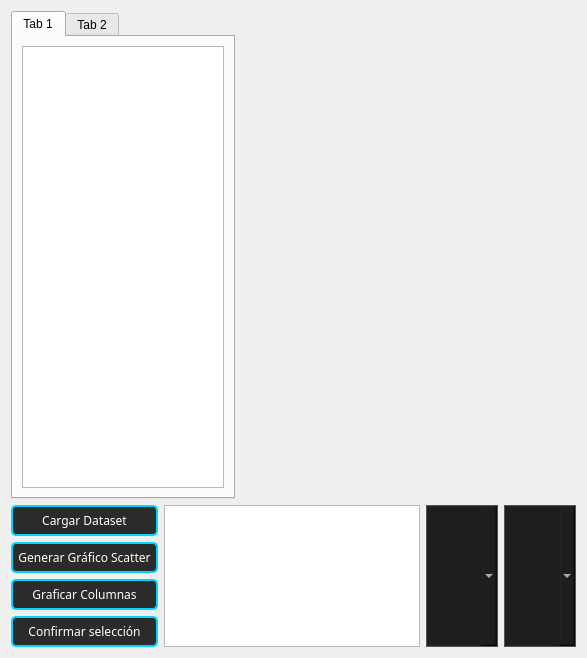
         <widget class="QWidget" name="vent_datos">
          <layout class="QGridLayout" name="gridLayout_6">
           <item row="0" column="0">
            <layout class="QGridLayout" name="gridLayout_5" rowstretch="8,2">
             <item row="0" column="0">
              <layout class="QHBoxLayout" name="horizontalLayout_5" stretch="4,6">
               <item>
                <widget class="QTabWidget" name="tabWidget">
                 <property name="currentIndex">
                  <number>0</number>
                 </property>
                 <widget class="QWidget" name="tab">
                  <attribute name="title">
                   <string>Tab 1</string>
                  </attribute>
                  <layout class="QGridLayout" name="gridLayout_7">
                   <item row="0" column="0">
                    <widget class="QTableWidget" name="tableWidget"/>
                   </item>
                  </layout>
                 </widget>
                 <widget class="QWidget" name="tab_2">
                  <attribute name="title">
                   <string>Tab 2</string>
                  </attribute>
                  <layout class="QGridLayout" name="gridLayout_8" rowstretch="3,7">
                   <item row="0" column="0">
                    <widget class="QTextEdit" name="textEdit">
                     <property name="font">
                      <font>
                       <family>Courier</family>
                      </font>
                     </property>
                     <property name="styleSheet">
                      <string notr="true">background-color: rgb(255, 255, 255);
color: rgb(0, 0, 0);</string>
                     </property>
                     <property name="readOnly">
                      <bool>true</bool>
                     </property>
                    </widget>
                   </item>
                   <item row="1" column="0">
                    <widget class="QTableWidget" name="tableWidget_3"/>
                   </item>
                  </layout>
                 </widget>
                </widget>
               </item>
               <item>
                <widget class="FigureCanvasQTAgg" name="widget_4" native="true"/>
               </item>
              </layout>
             </item>
             <item row="1" column="0">
              <layout class="QHBoxLayout" name="horizontalLayout_4">
               <item>
                <layout class="QVBoxLayout" name="verticalLayout_7">
                 <item>
                  <widget class="QPushButton" name="cargar_dataset">
                   <property name="sizePolicy">
                    <sizepolicy hsizetype="Expanding" vsizetype="Expanding">
                     <horstretch>0</horstretch>
                     <verstretch>0</verstretch>
                    </sizepolicy>
                   </property>
                   <property name="font">
                    <font>
                     <family>BankGothic Md BT</family>
                     <pointsize>9</pointsize>
                    </font>
                   </property>
                   <property name="cursor">
                    <cursorShape>PointingHandCursor</cursorShape>
                   </property>
                   <property name="styleSheet">
                    <string notr="true">/* 1. Estado base (el que ya tienes) */
QPushButton#cargar_dataset {
    background-color: #2b2b2b; 
    border: 2px solid #00d4ff;
    border-radius: 5px;
    color: #ffffff;
    padding: 5px;
}

/* 2. Animación al pasar el mouse (hover) */
QPushButton#cargar_dataset:hover {
    background-color: #00d4ff; /* Se ilumina */
    border: 2px solid #ffffff; /* El borde se vuelve blanco */
}

/* 3. Animación al hacer clic (pressed) */
QPushButton#cargar_dataset:pressed {
    background-color: #008fae; /* Un tono más oscuro */
    color: #000000;            /* Texto cambia a negro para leerse bien */
    border: 2px solid #00d4ff;
}</string>
                   </property>
                   <property name="text">
                    <string>Cargar Dataset</string>
                   </property>
                  </widget>
                 </item>
                 <item>
                  <widget class="QPushButton" name="btn_grafico_scatter">
                   <property name="sizePolicy">
                    <sizepolicy hsizetype="Expanding" vsizetype="Expanding">
                     <horstretch>0</horstretch>
                     <verstretch>0</verstretch>
                    </sizepolicy>
                   </property>
                   <property name="font">
                    <font>
                     <family>BankGothic Md BT</family>
                     <pointsize>9</pointsize>
                    </font>
                   </property>
                   <property name="cursor">
                    <cursorShape>PointingHandCursor</cursorShape>
                   </property>
                   <property name="styleSheet">
                    <string notr="true">/* 1. Estado base (el que ya tienes) */
QPushButton#btn_grafico_scatter {
    background-color: #2b2b2b; 
    border: 2px solid #00d4ff;
    border-radius: 5px;
    color: #ffffff;
    padding: 5px;
}

/* 2. Animación al pasar el mouse (hover) */
QPushButton#btn_grafico_scatter:hover {
    background-color: #00d4ff; /* Se ilumina */
    border: 2px solid #ffffff; /* El borde se vuelve blanco */
}

/* 3. Animación al hacer clic (pressed) */
QPushButton#btn_grafico_scatter:pressed {
    background-color: #008fae; /* Un tono más oscuro */
    color: #000000;            /* Texto cambia a negro para leerse bien */
    border: 2px solid #00d4ff;
}</string>
                   </property>
                   <property name="text">
                    <string>Generar Gráfico Scatter</string>
                   </property>
                  </widget>
                 </item>
                 <item>
                  <widget class="QPushButton" name="btn_graficar_columnas">
                   <property name="sizePolicy">
                    <sizepolicy hsizetype="Expanding" vsizetype="Expanding">
                     <horstretch>0</horstretch>
                     <verstretch>0</verstretch>
                    </sizepolicy>
                   </property>
                   <property name="font">
                    <font>
                     <family>BankGothic Md BT</family>
                    </font>
                   </property>
                   <property name="cursor">
                    <cursorShape>PointingHandCursor</cursorShape>
                   </property>
                   <property name="styleSheet">
                    <string notr="true">/* 1. Estado base (el que ya tienes) */
QPushButton#btn_graficar_columnas {
    background-color: #2b2b2b; 
    border: 2px solid #00d4ff;
    border-radius: 5px;
    color: #ffffff;
    padding: 5px;
}

/* 2. Animación al pasar el mouse (hover) */
QPushButton#btn_graficar_columnas:hover {
    background-color: #00d4ff; /* Se ilumina */
    border: 2px solid #ffffff; /* El borde se vuelve blanco */
}

/* 3. Animación al hacer clic (pressed) */
QPushButton#btn_graficar_columnas:pressed {
    background-color: #008fae; /* Un tono más oscuro */
    color: #000000;            /* Texto cambia a negro para leerse bien */
    border: 2px solid #00d4ff;
}</string>
                   </property>
                   <property name="text">
                    <string>Graficar Columnas</string>
                   </property>
                  </widget>
                 </item>
                 <item>
                  <widget class="QPushButton" name="btn_confirmar">
                   <property name="sizePolicy">
                    <sizepolicy hsizetype="Expanding" vsizetype="Expanding">
                     <horstretch>0</horstretch>
                     <verstretch>0</verstretch>
                    </sizepolicy>
                   </property>
                   <property name="font">
                    <font>
                     <family>BankGothic Md BT</family>
                    </font>
                   </property>
                   <property name="styleSheet">
                    <string notr="true">/* 1. Estado base (el que ya tienes) */
QPushButton#btn_confirmar {
    background-color: #2b2b2b; 
    border: 2px solid #00d4ff;
    border-radius: 5px;
    color: #ffffff;
    padding: 5px;
}

/* 2. Animación al pasar el mouse (hover) */
QPushButton#btn_confirmar:hover {
    background-color: #00d4ff; /* Se ilumina */
    border: 2px solid #ffffff; /* El borde se vuelve blanco */
}

/* 3. Animación al hacer clic (pressed) */
QPushButton#btn_confirmar:pressed {
    background-color: #008fae; /* Un tono más oscuro */
    color: #000000;            /* Texto cambia a negro para leerse bien */
    border: 2px solid #00d4ff;
}</string>
                   </property>
                   <property name="text">
                    <string>Confirmar selección</string>
                   </property>
                  </widget>
                 </item>
                </layout>
               </item>
               <item>
                <widget class="QListWidget" name="listWidget">
                 <property name="selectionMode">
                  <enum>QAbstractItemView::SelectionMode::MultiSelection</enum>
                 </property>
                </widget>
               </item>
               <item>
                <layout class="QHBoxLayout" name="horizontalLayout_3">
                 <item>
                  <widget class="QComboBox" name="comboBox_4">
                   <property name="sizePolicy">
                    <sizepolicy hsizetype="Expanding" vsizetype="Expanding">
                     <horstretch>0</horstretch>
                     <verstretch>0</verstretch>
                    </sizepolicy>
                   </property>
                   <property name="styleSheet">
                    <string notr="true">QComboBox {
    background-color: #1e1e1e;
    border: 1px solid #555;
    color: white;
    padding: 5px;
}</string>
                   </property>
                  </widget>
                 </item>
                 <item>
                  <widget class="QComboBox" name="comboBox_3">
                   <property name="sizePolicy">
                    <sizepolicy hsizetype="Expanding" vsizetype="Expanding">
                     <horstretch>0</horstretch>
                     <verstretch>0</verstretch>
                    </sizepolicy>
                   </property>
                   <property name="styleSheet">
                    <string notr="true">QComboBox {
    background-color: #1e1e1e;
    border: 1px solid #555;
    color: white;
    padding: 5px;
}</string>
                   </property>
                  </widget>
                 </item>
                </layout>
               </item>
              </layout>
             </item>
            </layout>
           </item>
          </layout>
         </widget>
